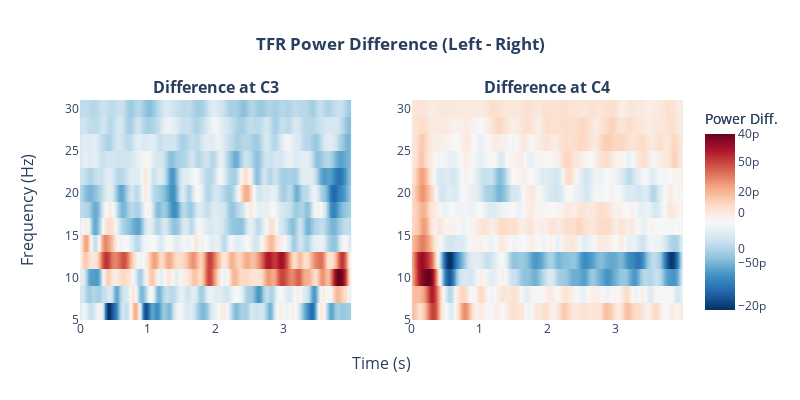

This figure's notebook cell:
### Markdown cell above
## 4. Time-Frequency Analysis

Time-frequency analysis allows us to investigate how the power of different frequency bands in the EEG signal changes over time. For motor imagery, we expect to see a power decrease (Event-Related Desynchronization, ERD) in the alpha (8-12 Hz) and beta (13-30 Hz) bands over the motor cortex. The following plot shows the *difference* in power (Left - Right). A blue color at C3 indicates right-hand imagery activation, while a red color at C4 indicates left-hand imagery activation.

### Code cell
def plot_tfr_difference_plotly(epochs, picks=['C3', 'C4'], title='TFR Power Difference (Left - Right)'):
    """
    Plot the time-frequency difference between left and right trials for specified channels
    using Plotly for a clear, interactive visualization.
    """
    if len(picks) != 2:
        raise ValueError("This function is designed to compare exactly two channels.")

    freqs = np.arange(6., 31., 2.)
    n_cycles = freqs / 2.

    fig = make_subplots(rows=1, cols=2,
                        subplot_titles=(f'<b>Difference at {picks[0]}</b>', f'<b>Difference at {picks[1]}</b>'),
                        x_title='Time (s)',
                        y_title='Frequency (Hz)')

    for i, pick in enumerate(picks):
        power_left = tfr_morlet(epochs['left'], freqs=freqs, n_cycles=n_cycles, picks=[pick],
                                use_fft=True, return_itc=False, average=True, verbose=False)
        power_right = tfr_morlet(epochs['right'], freqs=freqs, n_cycles=n_cycles, picks=[pick],
                                 use_fft=True, return_itc=False, average=True, verbose=False)

        power_diff_data = power_left.data[0] - power_right.data[0]

        fig.add_trace(
            go.Heatmap(
                z=power_diff_data,
                x=epochs.times,
                y=freqs,
                colorscale='RdBu_r',
                colorbar=dict(title='Power Diff.')
            ),
            row=1, col=i+1
        )

    fig.update_layout(
        title_text=f'<b>{title}</b>',
        title_x=0.5,
        height=400,
        width=800
    )
    fig.show()

if epochs:
    plot_tfr_difference_plotly(epochs, picks=['C3', 'C4'])
else:
    print(f"No epochs found for subject {subject_id} to generate TFR plot.")

### Figure 1 — Plotly figure (JSON) as saved in the notebook; plotly's stock layout.template omitted (floating-point values rounded to 4 significant figures; data arrays with more than 128 entries replaced by an {"elided": "..."} marker saying what was removed)
{"data": [{"colorbar": {"title": {"text": "Power Diff."}}, "colorscale": [[0, "rgb(5,48,97)"], [0.1, "rgb(33,102,172)"], [0.2, "rgb(67,147,195)"], [0.3, "rgb(146,197,222)"], [0.4, "rgb(209,229,240)"], [0.5, "rgb(247,247,247)"], [0.6, "rgb(253,219,199)"], [0.7, "rgb(244,165,130)"], [0.8, "rgb(214,96,77)"], [0.9, "rgb(178,24,43)"], [1, "rgb(103,0,31)"]], "type": "heatmap", "x": {"elided": "1000 float values"}, "xaxis": "x", "y": [6.0, 8.0, 10.0, 12.0, 14.0, 16.0, 18.0, 20.0, 22.0, 24.0, 26.0, 28.0, 30.0], "yaxis": "y", "z": {"elided": "13x1000 float values"}}, {"colorbar": {"title": {"text": "Power Diff."}}, "colorscale": [[0, "rgb(5,48,97)"], [0.1, "rgb(33,102,172)"], [0.2, "rgb(67,147,195)"], [0.3, "rgb(146,197,222)"], [0.4, "rgb(209,229,240)"], [0.5, "rgb(247,247,247)"], [0.6, "rgb(253,219,199)"], [0.7, "rgb(244,165,130)"], [0.8, "rgb(214,96,77)"], [0.9, "rgb(178,24,43)"], [1, "rgb(103,0,31)"]], "type": "heatmap", "x": {"elided": "1000 float values"}, "xaxis": "x2", "y": [6.0, 8.0, 10.0, 12.0, 14.0, 16.0, 18.0, 20.0, 22.0, 24.0, 26.0, 28.0, 30.0], "yaxis": "y2", "z": {"elided": "13x1000 float values"}}], "layout": {"annotations": [{"font": {"size": 16}, "showarrow": false, "text": "<b>Difference at C3</b>", "x": 0.225, "xanchor": "center", "xref": "paper", "y": 1, "yanchor": "bottom", "yref": "paper"}, {"font": {"size": 16}, "showarrow": false, "text": "<b>Difference at C4</b>", "x": 0.775, "xanchor": "center", "xref": "paper", "y": 1, "yanchor": "bottom", "yref": "paper"}, {"font": {"size": 16}, "showarrow": false, "text": "Time (s)", "x": 0.5, "xanchor": "center", "xref": "paper", "y": 0, "yanchor": "top", "yref": "paper", "yshift": -30}, {"font": {"size": 16}, "showarrow": false, "text": "Frequency (Hz)", "textangle": -90, "x": 0, "xanchor": "right", "xref": "paper", "xshift": -40, "y": 0.5, "yanchor": "middle", "yref": "paper"}], "height": 400, "title": {"text": "<b>TFR Power Difference (Left - Right)</b>", "x": 0.5}, "width": 800, "xaxis": {"anchor": "y", "domain": [0, 0.45]}, "xaxis2": {"anchor": "y2", "domain": [0.55, 1]}, "yaxis": {"anchor": "x", "domain": [0, 1]}, "yaxis2": {"anchor": "x2", "domain": [0, 1]}}}
